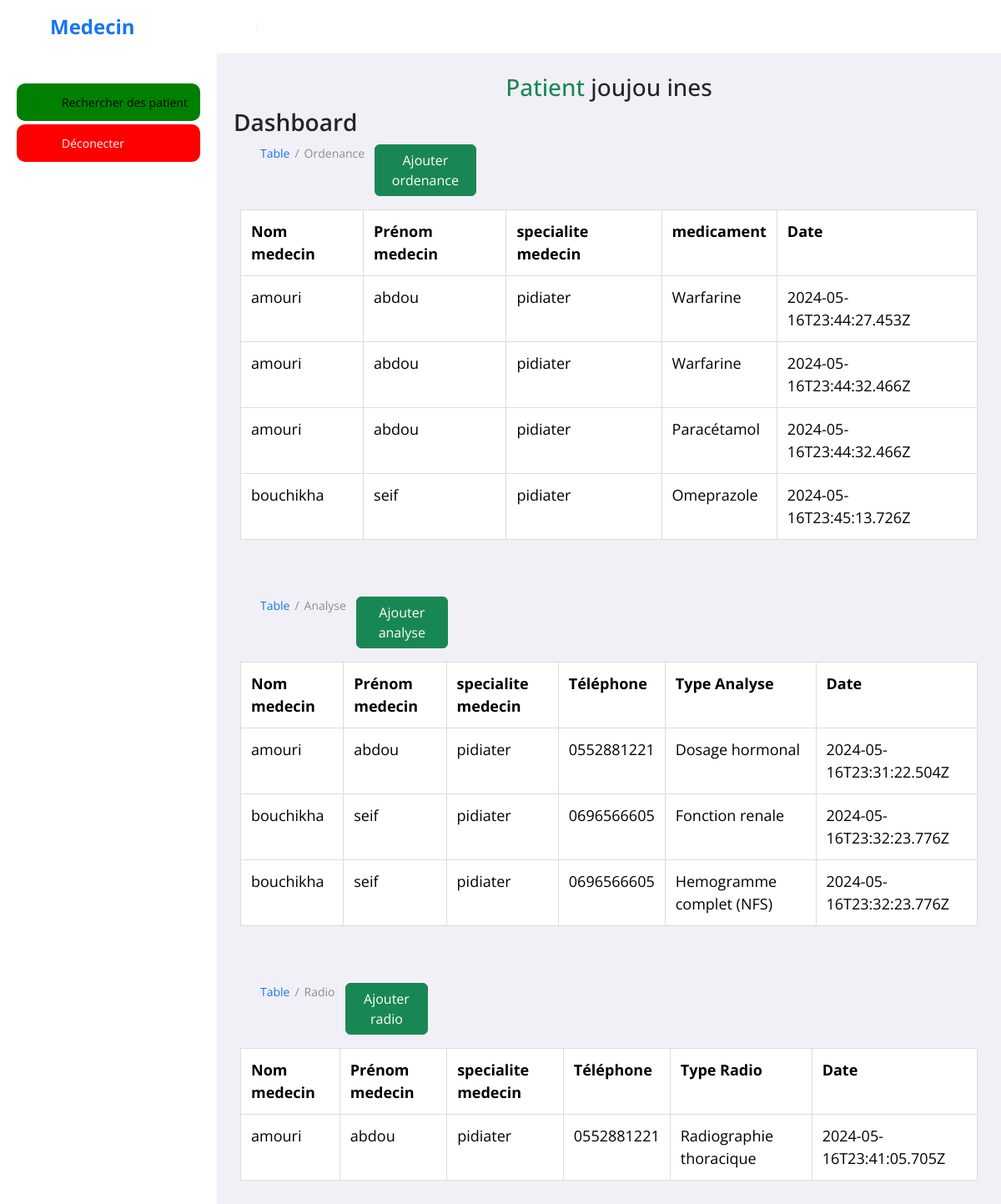
Screenshot of /table_ordenance.php?patient_id=1 with the database file from the repository.
### tables this page shows
CREATE TABLE `patient` (
  `patient_id` int(191) NOT NULL,
  `nom_p` varchar(191) NOT NULL,
  `prenom_p` varchar(191) NOT NULL,
  `email` varchar(191) NOT NULL,
  `datedenaissance` date NOT NULL,
  `genre` varchar(191) NOT NULL,
  `telephone` varchar(191) NOT NULL,
  `motdepasse` varchar(191) NOT NULL
);

CREATE TABLE `medicament` (
  `idmed` int(191) NOT NULL,
  `nom_medicament` varchar(191) NOT NULL
);

CREATE TABLE `ordonnance` (
  `id_ordonnance` int(191) NOT NULL,
  `idmed` int(11) NOT NULL,
  `patient_id` int(11) NOT NULL,
  `id` int(11) NOT NULL,
  `date` varchar(50) NOT NULL
);

CREATE TABLE `analyse` (
  `id_analyse` int(11) NOT NULL,
  `nom_analyse` varchar(50) NOT NULL
);

CREATE TABLE `visite_analyse` (
  `id_visite` int(11) NOT NULL,
  `id_analyse` int(11) NOT NULL,
  `patient_id` int(11) NOT NULL,
  `id` int(11) NOT NULL,
  `date` varchar(50) NOT NULL
);

CREATE TABLE `radio` (
  `id_radio` int(11) NOT NULL,
  `nom_radio` varchar(50) NOT NULL
);

CREATE TABLE `visite_radio` (
  `id_visitee` int(11) NOT NULL,
  `id_radio` int(11) NOT NULL,
  `patient_id` int(11) NOT NULL,
  `id` int(11) NOT NULL,
  `date` varchar(50) NOT NULL
);

### table_ordenance.php (the view, shortened to what this page needs)
<?php
$mysqli = new mysqli('localhost', 'root', '', 'site');
$patient_id = $_GET['patient_id'];
$medecinId = $_GET['id_medecin'];
$query = "SELECT * FROM patient WHERE patient_id= $patient_id";
$result = mysqli_query($mysqli, $query);
if ($result && mysqli_num_rows($result) > 0) {
    $patient_data = mysqli_fetch_assoc($result);
} else {
    echo "Erreur: Impossible de récupérer les informations du patient.";
    exit;
}
?>
<!DOCTYPE html>
<!DOCTYPE html>
<html lang="en">
<head>
	<link rel="stylesheet" href="bootstrap.css">
</head>
<body>
<section id="sidebar">
		<a href="#" class="brand"><i class='bx  icon'></i> Medecin</a>
		<ul class="side-menu">
			<li><a style="background-color: green;" href="recherch.php" ><i class='bx  icon' ></i>Rechercher des patient</a></li>
			<li><a style="background-color: red;" href="Quitter.php" class="active"><i class='bx  icon' ></i> Déconecter</a></li>
		</ul>
	</section>
	<section id="content">
		<nav>
		</nav>
		<main>
		<div>
                    <h3 class="text-center"> <span class="text-success">Patient</span> <?php echo $patient_data['nom_p']; ?> <?php echo $patient_data['prenom_p']; ?> </h3>
                </div>
			<h1 class="title">Dashboard</h1>
			<ul class="breadcrumbs">
				<li><a href="#">Table</a></li>
				<li class="divider">/</li>
				<li><a href="#" class="active">Ordenance</a></li>
                <br><br>
				<?php
				echo "<td><a class='btn btn-success ' href='ordonnance.php?id_medecin=".$medecinId."&patient_id=".$patient_id."'>Ajouter ordenance</a></td>";
			?>
				<div class="container">
			</ul>
			<div class="info-data m-2">
			<div style="overflow-x:auto;">
<table class="table center table-bordered" id="myTable">
<tr class="header">
        <th>Nom medecin</th>
        <th>Prénom medecin</th>
		<th>specialite medecin</th>
        <th>medicament</th>
        <th>Date</th>
  </tr>
  <tbody>
    <?php
									$pana = mysqli_query($mysqli, "SELECT v.* ,w.* FROM `ordonnance` v JOIN `médecin` w  ON v.id  =  w.id WHERE v.patient_id = '$patient_id' ");
									while ($row = mysqli_fetch_assoc($pana)){
										$id_a = $row['idmed'] ;
										$didou = mysqli_query($mysqli, "SELECT * FROM medicament WHERE medicament.idmed = '$id_a'");
										while ($k = mysqli_fetch_assoc($didou)){
										echo '<tr>';
										echo '<td>'.$row['nom'].'</td>';
										echo '<td>'.$row['prenom'].'</td>';
										echo '<td>'.$row['specialite'].'</td>';
										echo '<td>'.$k['nom_medicament'].'</td>';
										echo '<td>'.$row['date'].'</td>';
										echo '</tr>';
                                        }
                                }
                                ?>
    </tbody>
  </table>
  </div>
  </div>
		</main>
		<main>
			<ul class="breadcrumbs">
				<li><a href="#">Table</a></li>
				<li class="divider">/</li>
				<li><a href="#" class="active">Analyse</a></li>
                <br><br>
				<?php
				echo "<td><a class='btn btn-success' href='analyse.php?id_medecin=".$medecinId."&patient_id=".$patient_id."'>Ajouter analyse</a></td>";
			?>
				<div class="container">
			</ul>
			<div class="info-data m-2">
			<div style="overflow-x:auto;">
			<table class="table center table-bordered" id="myTable">
<tr class="header">
        <th>Nom medecin</th>
        <th>Prénom medecin</th>
		<th>specialite medecin</th>
		<th>Téléphone</th>
        <th>Type Analyse</th>
        <th>Date</th>
  </tr>
  <tbody>
    <?php
									$pana = mysqli_query($mysqli, "SELECT v.* ,w.* FROM `visite_analyse` v JOIN `médecin` w  ON v.id  =  w.id WHERE v.patient_id = '$patient_id' ");
									while ($row = mysqli_fetch_assoc($pana)){
										$id_a = $row['id_analyse'] ;
										$didou = mysqli_query($mysqli, "SELECT * FROM analyse WHERE analyse.id_analyse = '$id_a'");
										while ($k = mysqli_fetch_assoc($didou)){
										echo '<tr>';
										echo '<td>'.$row['nom'].'</td>';
										echo '<td>'.$row['prenom'].'</td>';
										echo '<td>'.$row['specialite'].'</td>';
										echo '<td>'.$row['numtlf'].'</td>';
										echo '<td>'.$k['nom_analyse'].'</td>';
										echo '<td>'.$row['date'].'</td>';
										echo '</tr>';
                                        }
                                }
                                ?>
    </tbody>
  </table>
  </div>
  </div>
		</main>
		<main>
			<ul class="breadcrumbs">
				<li><a href="#">Table</a></li>
				<li class="divider">/</li>
				<li><a href="#" class="active">Radio</a></li>
                <br><br>
				<?php
				echo "<td><a class='btn btn-success'd-flex justify-content-end href='radio.php?id_medecin=".$medecinId."&patient_id=".$patient_id."'>Ajouter radio</a></td>";
			?>
				<div class="container">
			</ul>
			<div class="info-data m-2">
			<div style="overflow-x:auto;">
			<table class="table center table-bordered" id="myTable">
<tr class="header">
        <th>Nom medecin</th>
        <th>Prénom medecin</th>
		<th>specialite medecin</th>
        <th>Téléphone</th>
        <th>Type Radio</th>
        <th>Date</th>
  </tr>
  <tbody>
    <?php
									$pana = mysqli_query($mysqli, "SELECT v.* ,w.* FROM `visite_radio` v JOIN `médecin` w  ON v.id  =  w.id WHERE v.patient_id = '$patient_id' ");
									while ($row = mysqli_fetch_assoc($pana)){
										$id_a = $row['id_radio'] ;
										$didou = mysqli_query($mysqli, "SELECT * FROM radio WHERE radio.id_radio = '$id_a'");
										while ($k = mysqli_fetch_assoc($didou)){
										echo '<tr>';
										echo '<td>'.$row['nom'].'</td>';
										echo '<td>'.$row['prenom'].'</td>';
										echo '<td>'.$row['specialite'].'</td>';
										echo '<td>'.$row['numtlf'].'</td>';
										echo '<td>'.$k['nom_radio'].'</td>';
										echo '<td>'.$row['date'].'</td>';
										echo '</tr>';
                                        }
                                }
                                ?>
    </tbody>
  </table>
  </div>
  </div>
		</main>
	</section>
</body>
</html>

### table_ordenance.php (style rules this page uses)
* { font-family: 'Open Sans', sans-serif; margin: 0; padding: 0; box-sizing: border-box; }
:root { --grey: #F1F0F6; --dark-grey: #8D8D8D; --light: #fff; --dark: #000; --green: #81D43A; --light-green: #E3FFCB; --blue: #1775F1; --light-blue: #D0E4FF; --dark-blue: #0C5FCD; --red: #FC3B56; }
html { overflow-x: hidden; }
body { background: var(--grey); overflow-x: hidden; }
a { text-decoration: none; }
li { list-style: none; }
#sidebar { position: fixed; max-width: 260px; width: 100%; background: var(--light); top: 0; left: 0; height: 100%; overflow-y: auto; scrollbar-width: none; transition: all .3s ease; z-index: 200; }
#sidebar .brand { font-size: 24px; display: flex; align-items: center; height: 64px; font-weight: 700; color: var(--blue); position: sticky; top: 0; left: 0; z-index: 100; background: var(--light); transition: all .3s ease; padding: 0 6px; }
#sidebar .side-menu { margin: 36px 0; padding: 0 20px; transition: all .3s ease; }
#sidebar .side-menu a { display: flex; align-items: center; font-size: 14px; color: var(--dark); padding: 12px 16px 12px 0; transition: all .3s ease; border-radius: 10px; margin: 4px 0; white-space: nowrap; }
#sidebar .side-menu > li > a.active, #sidebar .side-menu > li > a.active:hover { background: var(--blue); color: var(--light); }
#content { position: relative; width: calc(100% - 260px); left: 260px; transition: all .3s ease; }
nav { background: var(--light); height: 64px; padding: 0 20px; display: flex; align-items: center; grid-gap: 28px; position: sticky; top: 0; left: 0; z-index: 100; }
main { width: 100%; padding: 24px 20px 20px 20px; }
main .title { font-size: 28px; font-weight: 600; margin-bottom: 10px; }
main .breadcrumbs { display: flex; grid-gap: 6px; }
main .breadcrumbs li, main .breadcrumbs li a { font-size: 14px; }
main .breadcrumbs li a { color: var(--blue); }
main .breadcrumbs li a.active, main .breadcrumbs li.divider { color: var(--dark-grey); pointer-events: none; }
main .info-data { margin-top: 36px; display: grid; grid-template-columns: repeat(auto-fit, minmax(240px, 1fr)); grid-gap: 20px; }
#myTable { border-collapse: collapse; width: 100%; border: 1px solid #ddd; font-size: 18px; }
#myTable th, #myTable td { text-align: left; padding: 12px; }
#myTable tr { border-bottom: 1px solid #ddd; }
#myTable tr.header, #myTable tr:hover { background-color: #f1f1f1; }

### rows the page displays
patient: nom_p "joujou", prenom_p "ines"
ordonnance: date "2024-05-16T23:44:27.453Z"
medicament: nom_medicament "Warfarine"
médecin: nom "amouri", prenom "abdou", specialite "pidiater", numtlf "0552881221"
ordonnance: date "2024-05-16T23:44:32.466Z"
ordonnance: date "2024-05-16T23:44:32.466Z"
medicament: nom_medicament "Paracétamol"
ordonnance: date "2024-05-16T23:45:13.726Z"
medicament: nom_medicament "Omeprazole"
médecin: nom "bouchikha", prenom "seif", specialite "pidiater", numtlf "0696566605"
visite_analyse: date "2024-05-16T23:31:22.504Z"
analyse: nom_analyse "Dosage hormonal"
visite_analyse: date "2024-05-16T23:32:23.776Z"
analyse: nom_analyse "Fonction renale"
visite_analyse: date "2024-05-16T23:32:23.776Z"
analyse: nom_analyse "Hemogramme complet (NFS)"
visite_radio: date "2024-05-16T23:41:05.705Z"
radio: nom_radio "Radiographie thoracique"
